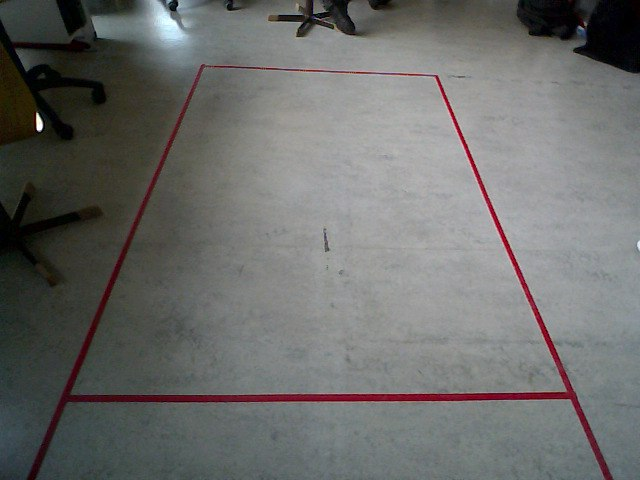
#> input picture input/boden.jpg, 640 x 480 px
$ python -i transform.py   (imports and definitions only)
#> lines starting #> are read from the running program, lines starting #| are printed output that depends on the picture; after the words box and inside, x2 and y2 are one past the last pixel; in counts of white or black regions, pixels touching at a corner belong together
import cv2
import numpy as np

INPUT_PATH = '../input/boden.jpg'

def transform_img_to_rectangle(width, height, source_points, destination_pts):
    """
    Transforms the perspective of an image from a trapezoid to a rectangle.

    Parameters:
    - width: The width of the output image.
    - height: The height of the output image.
    - src_pts: A list of points defining the corners of the trapezoid in the input image.
    - dst_pts: A list of points defining the corners of the rectangle in the output image.
    """

    image = cv2.imread(INPUT_PATH)

    if image is None:
        print(f"Error: Could not load image from {INPUT_PATH}")
        return

    # Calculate the perspective transform matrix
    M = cv2.getPerspectiveTransform(source_points, destination_pts)

    # Apply the perspective transformation
    transformed = cv2.warpPerspective(image, M, (width, height))
    cv2.imwrite('../output/wrappedimage6.png',transformed)

def px_to_cm(x,y):
    np.array([x/4,y/4])

def detect_rectangle_edges():
    # Load the image
    image = cv2.imread(INPUT_PATH)
#> image is the input picture: shape (480, 640, 3); mean B, G, R 107, 108.7, 108

    # Convert to grayscale
    gray = cv2.cvtColor(image, cv2.COLOR_BGR2GRAY)
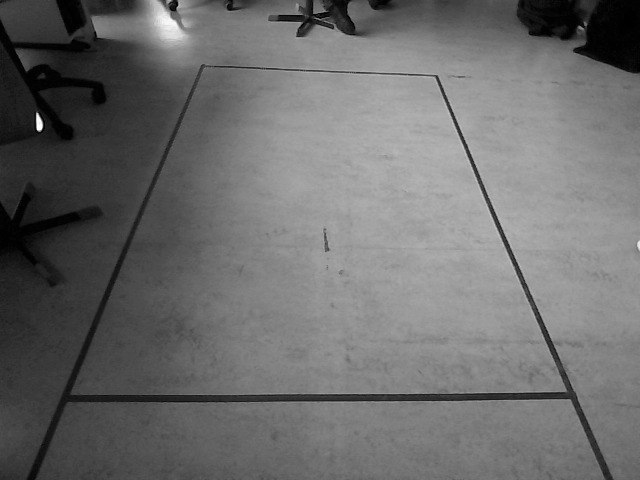
#> gray: shape (480, 640); min 0, max 254, mean 108.3

    # Apply Gaussian blur
    blurred = cv2.GaussianBlur(gray, (5, 5), 0)

    # Edge detection
    edges = cv2.Canny(blurred, 50, 150)
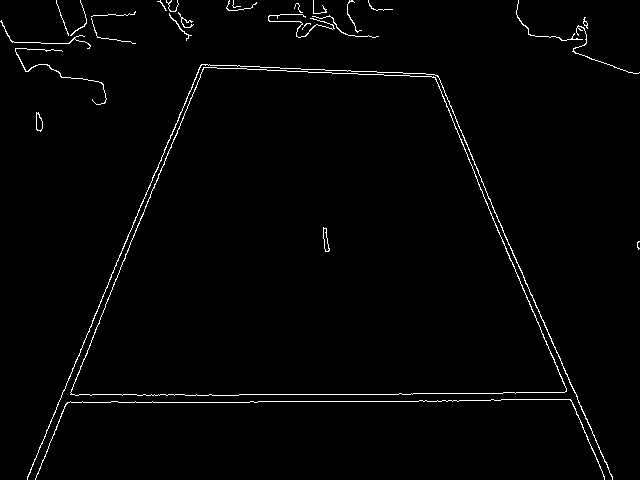
#> edges: shape (480, 640); 1.6% white in thin lines or dots

    # Find contours
    contours, _ = cv2.findContours(edges.copy(), cv2.RETR_EXTERNAL, cv2.CHAIN_APPROX_SIMPLE)
#> contours = 27 contours, 20 with area under 20; largest, box (x1, y1, x2, y2) and area: (70, 67, 567, 396) 117434, (27, 64, 613, 480) 203, (36, 112, 43, 132) 86, (35, 399, 605, 480) 36, (15, 48, 107, 105) 30, (268, 14, 335, 38) 23, (516, 0, 583, 41) 20

    # Iterate through contours and approximate them
    for contour in contours:
        # Approximate the contour
        perimeter = cv2.arcLength(contour, True)
        approximation = cv2.approxPolyDP(contour, 0.02 * perimeter, True)

        # Check if the approximated contour has four points
        if len(approximation) == 4:
            # These points are the corners of the rectangle
            corners = approximation.reshape(4, 2)
            print("Rectangle corners:", corners)

            # [5 lines of commented-out code are left out]
            return corners
#> this loop made 4 passes
#> (perimeter, corners) on pass 4: (1498.6, [[70, 394], [566, 388], [435, 77], [203, 67]])
#> perimeter on passes 1 to 3: 1397.5, 19.9, 46.14
#| Rectangle corners: [[ 70 394]
#|  [566 388]
#|  [435  77]
#|  [203  67]]

>>> result = detect_rectangle_edges()
#> result = [[70, 394], [566, 388], [435, 77], [203, 67]]
